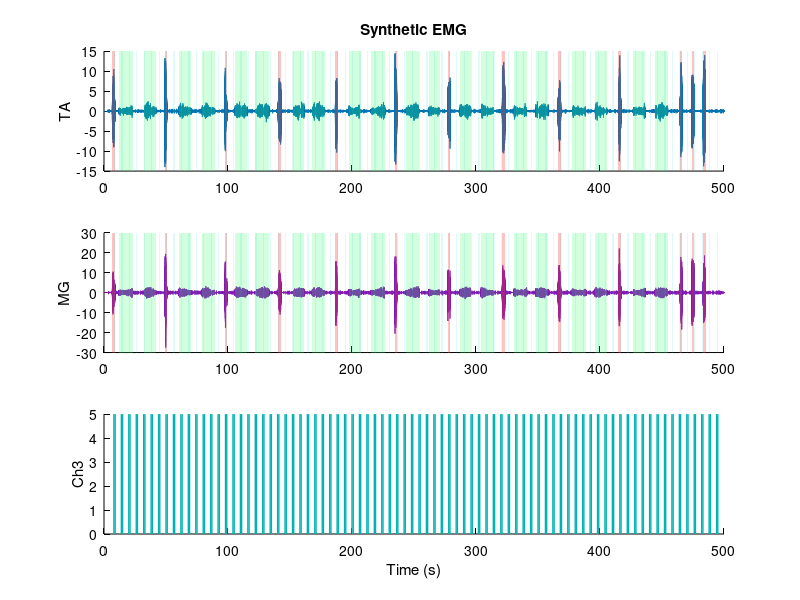

Here is the MATLAB script that generated this plot:
function S = generate_synthetic_emg(varargin)
% generate_synthetic_emg
%
% More realistic synthetic 3-channel EMG generator tuned to resemble
% the first 60 s of your real file:
%   - TA quieter than MG at baseline
%   - colored baseline + slow drift + occasional motor-unit spikes
%   - gait is irregular, not perfectly periodic
%   - spasms are burst clusters, not smooth blocks
%   - Ch3 inhibition is smooth and mostly suppresses event drive rather
%     than scaling the entire raw trace abruptly
%   - MG gait bursts are longer, more sustained, lower-amplitude,
%     and the tail of MG overlaps with the onset of TA each cycle
%
% OUTPUT
%   S : struct with fields data__chan_1_rec_1, data__chan_2_rec_1,
%       data__chan_3_rec_1
%
% NAME-VALUE OPTIONS
%   'fs'                  : sampling frequency (default 10000)
%   'DurS'                : total recording duration in seconds (default 120)
%   'PreAcqS'             : silent pre-acquisition period in seconds (default 3)
%   'NoiseAmpTA'          : TA baseline noise scale (default 0.025)
%   'NoiseAmpMG'          : MG baseline noise scale (default 0.045)
%   'DriftAmpTA'          : slow drift amplitude TA (default 0.003)
%   'DriftAmpMG'          : slow drift amplitude MG (default 0.006)
%   'SpikeRateHzTA'       : random MUAP-like spike rate on TA (default 1.5)
%   'SpikeRateHzMG'       : random MUAP-like spike rate on MG (default 3.0)
%   'GaitBurstAmpTA'      : TA gait drive amplitude (default 0.55)
%   'GaitBurstAmpMG'      : MG gait drive amplitude (default 0.75)
%   'SpasmAmpTA'          : TA spasm drive amplitude (default 1.8)
%   'SpasmAmpMG'          : MG spasm drive amplitude (default 2.4)
%   'GaitCycleS'          : nominal gait cycle duration in seconds (default 0.45)
%   'GaitCycleJitter'     : relative cycle jitter (default 0.18)
%   'GaitBurstDutyPrcTA'  : TA active fraction per cycle — short/phasic (default 0.28)
%   'GaitBurstDutyPrcMG'  : MG active fraction per cycle — long/tonic (default 0.52)
%   'GaitMGOverlapFrac'   : fraction of cycle by which MG tail overlaps
%                           with TA onset of the next cycle (default 0.12)
%   'NGaitBouts'          : number of gait bouts (default 6)
%   'GaitBoutDurS'        : duration of each gait bout in seconds (default 5)
%   'NSpasms'             : number of spasms (default 2)
%   'SpasmDurS'           : nominal duration of each spasm in seconds (default 2.5)
%   'Ch3OnDurS'           : duration of each Ch3 ON pulse in seconds (default 2)
%   'Ch3OffDurS'          : duration of Ch3 OFF between pulses in seconds (default 5)
%   'Ch3Amplitude'        : Ch3 signal amplitude when ON (default 5)
%   'Ch3InhibitFrac'      : event-drive reduction during Ch3 ON (default 0.35)
%   'SavePath'            : path to save the .mat file (default 'synthetic_rec.mat';
%                           pass '' to skip saving)
%   'PlotResult'          : whether to plot the generated signal (default true)
%   'Seed'                : random seed for reproducibility (default 42)

p = inputParser;
p.addParameter('fs',                  10000, @isnumeric);
p.addParameter('DurS',                500,   @isnumeric);
p.addParameter('PreAcqS',             3,     @isnumeric);

p.addParameter('NoiseAmpTA',          0.025, @isnumeric);
p.addParameter('NoiseAmpMG',          0.045, @isnumeric);
p.addParameter('DriftAmpTA',          0.003, @isnumeric);
p.addParameter('DriftAmpMG',          0.006, @isnumeric);
p.addParameter('SpikeRateHzTA',       1.5,   @isnumeric);
p.addParameter('SpikeRateHzMG',       3.0,   @isnumeric);

p.addParameter('GaitBurstAmpTA',      0.55,  @isnumeric);
p.addParameter('GaitBurstAmpMG',      0.75,  @isnumeric);
p.addParameter('SpasmAmpTA',          1.8,   @isnumeric);
p.addParameter('SpasmAmpMG',          2.4,   @isnumeric);

p.addParameter('GaitCycleS',          0.45,  @isnumeric);
p.addParameter('GaitCycleJitter',     0.18,  @isnumeric);
% Separate duty fractions: TA is short/phasic, MG is long/tonic
p.addParameter('GaitBurstDutyPrcTA',  0.28,  @isnumeric);
p.addParameter('GaitBurstDutyPrcMG',  0.52,  @isnumeric);
% Fraction of one cycle that MG tail overlaps into TA of the next cycle
p.addParameter('GaitMGOverlapFrac',   0.12,  @isnumeric);

p.addParameter('NGaitBouts',          20,    @isnumeric);
p.addParameter('GaitBoutDurS',        10,    @isnumeric);
p.addParameter('NSpasms',             12,     @isnumeric);
p.addParameter('SpasmDurS',           2,   @isnumeric);

p.addParameter('Ch3OnDurS',           1,     @isnumeric);
p.addParameter('Ch3OffDurS',          5,     @isnumeric);
p.addParameter('Ch3Amplitude',        5,     @isnumeric);
p.addParameter('Ch3InhibitFrac',      0.6,   @isnumeric);

p.addParameter('SavePath',            'synthetic_rec.mat', @ischar);
p.addParameter('PlotResult',          true, @islogical);
p.addParameter('Seed',                29,    @isnumeric);
p.addParameter('ExtraSpasm',          true, @islogical);
p.parse(varargin{:});
opt = p.Results;

rng(opt.Seed);

fs = opt.fs;
N  = round(opt.DurS * fs);
t  = (0:N-1)' / fs;

fprintf('Generating synthetic EMG: %.0f s at %d Hz (%d samples)\n', opt.DurS, fs, N);

%% ================================================================
%  1. BASELINE: colored EMG hiss + slow drift + sparse MUAP-like spikes
%% ================================================================
Ch3 = zeros(N,1);

TA = make_baseline_channel(N, fs, opt.NoiseAmpTA, opt.DriftAmpTA, opt.SpikeRateHzTA);
MG = make_baseline_channel(N, fs, opt.NoiseAmpMG, opt.DriftAmpMG, opt.SpikeRateHzMG);

TA_base  = TA;
MG_base  = MG;
TA_drive = zeros(N,1);
MG_drive = zeros(N,1);

%% ================================================================
%  2. SCHEDULE EVENTS
%% ================================================================
pre_acq_samples = round(opt.PreAcqS * fs);
available_start = opt.PreAcqS + 1;
available_end   = opt.DurS - 2;

total_event_dur = opt.NGaitBouts * opt.GaitBoutDurS + opt.NSpasms * opt.SpasmDurS;
n_gaps          = opt.NGaitBouts + opt.NSpasms + 1;
available_time  = available_end - available_start;
gap_s           = max(2, (available_time - total_event_dur) / n_gaps);

events = struct('type', {}, 'start_s', {}, 'end_s', {});
cursor = available_start + gap_s;

n_gait   = opt.NGaitBouts;
n_spasms = opt.NSpasms;

event_types = {};
gi = 0; si = 0;
while gi < n_gait || si < n_spasms
    if gi < n_gait
        event_types{end+1} = 'gait'; gi = gi + 1; %#ok<AGROW>
    end
    if gi < n_gait
        event_types{end+1} = 'gait'; gi = gi + 1; %#ok<AGROW>
    end
    if si < n_spasms
        event_types{end+1} = 'spasm'; si = si + 1; %#ok<AGROW>
    end
end

for i = 1:numel(event_types)
    etype = event_types{i};
    if strcmp(etype, 'gait')
        dur = opt.GaitBoutDurS * (0.85 + 0.30*rand);
    else
        dur = opt.SpasmDurS * (0.75 + 0.50*rand);
    end

    if cursor + dur > available_end
        warning('Not enough time for all events. Stopping at event %d.', i);
        break;
    end

    events(end+1).type  = etype; %#ok<AGROW>
    events(end).start_s = cursor;
    events(end).end_s   = cursor + dur;
    cursor = cursor + dur + gap_s * (0.8 + 0.4*rand);
end

% ------------------------------------------------
% EXTRA SPASM: Ch3 turns ON halfway through it
% ------------------------------------------------
if opt.ExtraSpasm == true
    extra_spasm_dur    = opt.SpasmDurS * 1.2;
    extra_ch3_on_start = opt.PreAcqS + opt.Ch3OffDurS;
    extra_spasm_start  = extra_ch3_on_start - extra_spasm_dur/2;
    extra_spasm_end    = extra_spasm_start + extra_spasm_dur;

    if extra_spasm_start > opt.PreAcqS && extra_spasm_end < available_end
        events(end+1).type  = 'spasm';
        events(end).start_s = extra_spasm_start;
        events(end).end_s   = extra_spasm_end;
    end
end

[~, idx_sort] = sort([events.start_s]);
events = events(idx_sort);

fprintf('Scheduled %d events:\n', numel(events));
for i = 1:numel(events)
    fprintf('  [%s]  %.1f - %.1f s\n', events(i).type, events(i).start_s, events(i).end_s);
end

%% ================================================================
%  3. GROUND-TRUTH MASKS
%% ================================================================
is_gait_true  = false(N,1);
is_spasm_true = false(N,1);

%% ================================================================
%  4. INJECT IRREGULAR GAIT
%% ================================================================
for i = 1:numel(events)
    if ~strcmp(events(i).type, 'gait'), continue; end

    s0 = max(pre_acq_samples+1, round(events(i).start_s * fs));
    s1 = min(N, round(events(i).end_s * fs));

    is_gait_true(s0:s1) = true;

    [ta_add, mg_add] = inject_gait_bout( ...
        s1 - s0 + 1, fs, ...
        opt.GaitBurstAmpTA, opt.GaitBurstAmpMG, ...
        opt.GaitCycleS, opt.GaitCycleJitter, ...
        opt.GaitBurstDutyPrcTA, opt.GaitBurstDutyPrcMG, ...
        opt.GaitMGOverlapFrac);

    TA_drive(s0:s1) = TA_drive(s0:s1) + ta_add;
    MG_drive(s0:s1) = MG_drive(s0:s1) + mg_add;
end

%% ================================================================
%  5. INJECT SPASM CLUSTERS
%% ================================================================
for i = 1:numel(events)
    if ~strcmp(events(i).type, 'spasm'), continue; end

    s0 = max(pre_acq_samples+1, round(events(i).start_s * fs));
    s1 = min(N, round(events(i).end_s * fs));
    L  = s1 - s0 + 1;

    is_spasm_true(s0:s1) = true;

    [ta_add, mg_add] = inject_spasm_cluster(L, fs, opt.SpasmAmpTA, opt.SpasmAmpMG);

    TA_drive(s0:s1) = TA_drive(s0:s1) + ta_add;
    MG_drive(s0:s1) = MG_drive(s0:s1) + mg_add;
end

%% ================================================================
%  6. CH3 STIMULATION
%% ================================================================
ch3_on_samples  = round(opt.Ch3OnDurS  * fs);
ch3_off_samples = round(opt.Ch3OffDurS * fs);

is_ch3_on = false(N,1);
pos = pre_acq_samples + ch3_off_samples;

while pos + ch3_on_samples <= N
    on_end = min(N, pos + ch3_on_samples - 1);
    Ch3(pos:on_end) = opt.Ch3Amplitude;
    is_ch3_on(pos:on_end) = true;
    pos = on_end + 1 + ch3_off_samples;
end

gain = ones(N,1);
gain(is_ch3_on) = 1 - opt.Ch3InhibitFrac;

smooth_len = max(3, round(0.050 * fs));
gain = conv(gain, ones(smooth_len,1)/smooth_len, 'same');
gain = min(max(gain, 0), 1);

TA = TA_base + gain .* TA_drive;
MG = MG_base + gain .* MG_drive;

TA(is_ch3_on) = TA(is_ch3_on) * 0.97;
MG(is_ch3_on) = MG(is_ch3_on) * 0.95;

%% ================================================================
%  7. PRE-ACQUISITION SILENCE
%% ================================================================
TA(1:pre_acq_samples)  = opt.NoiseAmpTA * 0.02 * randn(pre_acq_samples,1);
MG(1:pre_acq_samples)  = opt.NoiseAmpMG * 0.02 * randn(pre_acq_samples,1);
Ch3(1:pre_acq_samples) = 0;

%% ================================================================
%  8. PACKAGE
%% ================================================================
S.data__chan_1_rec_1 = TA;
S.data__chan_2_rec_1 = MG;
S.data__chan_3_rec_1 = Ch3;

%% ================================================================
%  9. SAVE
%% ================================================================
if ~isempty(opt.SavePath)
    save(opt.SavePath, '-struct', 'S');
    fprintf('Saved synthetic recording to: %s\n', opt.SavePath);
end

%% ================================================================
% 10. GROUND TRUTH SUMMARY
%% ================================================================
fprintf('\n--- Ground truth ---\n');
fprintf('  Pre-acquisition : 0 - %.1f s\n', opt.PreAcqS);
fprintf('  Gait samples    : %d (%.1f s)\n', sum(is_gait_true),  sum(is_gait_true)/fs);
fprintf('  Spasm samples   : %d (%.1f s)\n', sum(is_spasm_true), sum(is_spasm_true)/fs);
fprintf('  Ch3 ON samples  : %d (%.1f s)\n', sum(is_ch3_on),     sum(is_ch3_on)/fs);
fprintf('  Ch3 ON x Gait  : %.1f s\n', sum(is_ch3_on & is_gait_true)/fs);
fprintf('  Ch3 ON x Spasm : %.1f s\n', sum(is_ch3_on & is_spasm_true)/fs);
fprintf('  Ch3 inhibition  : %.0f%% event-drive reduction\n', opt.Ch3InhibitFrac*100);

S.ground_truth.is_gait_true  = is_gait_true;
S.ground_truth.is_spasm_true = is_spasm_true;
S.ground_truth.is_ch3_on     = is_ch3_on;
S.ground_truth.t             = t;
S.ground_truth.events        = events;
S.ground_truth.gain          = gain;

%% ================================================================
% 11. PLOT
%% ================================================================
if opt.PlotResult
    % Replace this block in section 11:
    figure('Color','w','Name','Synthetic EMG','Position',[50 50 1400 650]);
    
    ax1 = subplot(3,1,1);
    hold(ax1,'on');
    set(ax1,'Color','w','XColor','k','YColor','k');
    plot(ax1, t, TA, 'Color',[0 0.45 0.7],'LineWidth',0.5);
    shade_regions(ax1, t, is_gait_true,  [0.2 1 0.4], 0.22);
    shade_regions(ax1, t, is_spasm_true, [1 0.2 0.2], 0.30);
    shade_regions(ax1, t, is_ch3_on,     [0 0.8 0.8], 0.12);
    ylabel(ax1,'TA','Color','k');
    title(ax1,'Synthetic EMG','Color','k');
    xlim(ax1,[0 opt.DurS]);
    
    ax2 = subplot(3,1,2);
    hold(ax2,'on');
    set(ax2,'Color','w','XColor','k','YColor','k');
    plot(ax2, t, MG, 'Color',[0.5 0.1 0.7],'LineWidth',0.5);
    shade_regions(ax2, t, is_gait_true,  [0.2 1 0.4], 0.22);
    shade_regions(ax2, t, is_spasm_true, [1 0.2 0.2], 0.30);
    shade_regions(ax2, t, is_ch3_on,     [0 0.8 0.8], 0.12);
    ylabel(ax2,'MG','Color','k');
    xlim(ax2,[0 opt.DurS]);
    
    ax3 = subplot(3,1,3);
    hold(ax3,'on');
    set(ax3,'Color','w','XColor','k','YColor','k');
    plot(ax3, t, Ch3, 'Color',[0 0.7 0.7],'LineWidth',1);
    ylabel(ax3,'Ch3','Color','k');
    xlabel(ax3,'Time (s)','Color','k');
    xlim(ax3,[0 opt.DurS]);

    linkaxes([ax1 ax2 ax3],'x');
end

end

%% ================================================================
% LOCAL HELPERS
%% ================================================================

function x = make_baseline_channel(N, fs, noise_amp, drift_amp, spike_rate_hz)
raw1 = randn(N,1);
[b1,a1] = butter(4, [70 900]/(fs/2), 'bandpass');
hiss = filtfilt(b1, a1, raw1);
hiss = hiss / (std(hiss) + eps);

raw2 = randn(N,1);
[b2,a2] = butter(2, [5 40]/(fs/2), 'bandpass');
drift = filtfilt(b2, a2, raw2);
drift = drift / (std(drift) + eps);

x = noise_amp * hiss + drift_amp * drift;

n_spikes = poissrnd(spike_rate_hz * (N/fs));
for k = 1:n_spikes
    c  = randi([1 N]);
    L  = max(8, round(fs*(0.002 + 0.004*rand)));
    s0 = max(1, c-floor(L/2));
    s1 = min(N, s0+L-1);
    wav = motor_unit_waveform(s1-s0+1);
    amp = noise_amp * (2 + 6*rand);
    x(s0:s1) = x(s0:s1) + amp * wav;
end
end

% ----------------------------------------------------------------
function [ta, mg] = inject_gait_bout(L, fs, amp_ta, amp_mg, cycle_s, cycle_jitter, duty_ta, duty_mg, overlap_frac)

ta = zeros(L,1);
mg = zeros(L,1);

mod_t     = linspace(0,1,L)';
bout_gain = 0.8 + 0.3*sin(2*pi*(0.4 + 0.3*rand)*mod_t + 2*pi*rand);
bout_gain = max(0.5, bout_gain);

pos = 1;
while pos < L
    % --- cycle timing ---
    cyc  = cycle_s * (1 + cycle_jitter*randn);
    cyc  = max(0.28, min(0.75, cyc));
    cycN = max(1, round(cyc * fs));

    % MG: stance phase — long tonic burst, flat-top envelope, tight amplitude
    dur_mg = max(10, round(cycN * duty_mg * (0.90 + 0.20*rand)));

    % TA: swing phase — starts near end of MG with a short overlap
    ta_offset = max(5, round(dur_mg - cycN * overlap_frac * (0.8 + 0.4*rand)));
    dur_ta    = max(10, round(cycN * duty_ta * (0.8 + 0.4*rand)));

    mg_s = pos;
    mg_e = min(L, mg_s + dur_mg - 1);

    ta_s = min(L, pos + ta_offset);
    ta_e = min(L, ta_s + dur_ta - 1);

    % --- MG burst: flat-top sustained envelope, tight amplitude ---
    if mg_s <= L
        env = sustained_envelope(mg_e - mg_s + 1);
        nse = emg_packet_noise(mg_e - mg_s + 1, fs);
        a   = amp_mg * (0.85 + 0.25*rand);
        mg(mg_s:mg_e) = mg(mg_s:mg_e) + a * env .* nse;
    end

    % --- TA burst: peaked envelope, wider amplitude swing ---
    if ta_s <= L
        env = packet_envelope(ta_e - ta_s + 1);
        nse = emg_packet_noise(ta_e - ta_s + 1, fs);
        a   = amp_ta * (0.7 + 0.8*rand);
        ta(ta_s:ta_e) = ta(ta_s:ta_e) + a * env .* nse;
    end

    % occasional co-contraction packet
    if rand < 0.22
        cc_s = min(L, pos + round(0.15*cycN));
        cc_e = min(L, cc_s + round((0.05 + 0.06*rand)*fs));
        if cc_s < cc_e
            env = packet_envelope(cc_e - cc_s + 1);
            ta(cc_s:cc_e) = ta(cc_s:cc_e) + 0.25*amp_ta * env .* emg_packet_noise(cc_e-cc_s+1, fs);
            mg(cc_s:cc_e) = mg(cc_s:cc_e) + 0.25*amp_mg * env .* emg_packet_noise(cc_e-cc_s+1, fs);
        end
    end

    pos = pos + cycN;
end

ta = ta .* bout_gain;
mg = mg .* bout_gain;
end
% ----------------------------------------------------------------
function [ta, mg] = inject_spasm_cluster(L, fs, amp_ta, amp_mg)
ta = zeros(L,1);
mg = zeros(L,1);

n_packets = randi([6 10]);
centers = round(linspace(round(0.12*L), round(0.88*L), n_packets)' + 0.05*L*randn(n_packets,1));
centers = min(max(centers,1),L);
centers = sort(centers);

for i = 1:n_packets
    dur  = round(fs * (0.25 + 0.45*rand));
    s0   = max(1, centers(i) - floor(dur/2));
    s1   = min(L, s0 + dur - 1);
    dur2 = s1 - s0 + 1;
    env  = spasm_packet_envelope(dur2);
    ta(s0:s1) = ta(s0:s1) + amp_ta * (0.7 + 0.8*rand) * env .* emg_packet_noise(dur2, fs);
    mg(s0:s1) = mg(s0:s1) + amp_mg * (0.7 + 0.8*rand) * env .* emg_packet_noise(dur2, fs);
end

global_env = spasm_packet_envelope(L);
ta = ta + 0.35 * amp_ta * global_env .* emg_packet_noise(L, fs);
mg = mg + 0.35 * amp_mg * global_env .* emg_packet_noise(L, fs);

lf = randn(L,1);
[b,a] = butter(2, [2 12]/(fs/2), 'bandpass');
lf  = filtfilt(b,a,lf);
lf  = lf / (std(lf)+eps);
mod = max(0.4, 1 + 0.20*lf);
ta  = ta .* mod;
mg  = mg .* mod;
end

% ----------------------------------------------------------------
function env = packet_envelope(L)
% Sinusoidal (phasic) — TA gait bursts and short events
x = linspace(0,1,L)';
env = sin(pi*x).^1.2;
end

% ----------------------------------------------------------------
function env = sustained_envelope(L)
% Trapezoidal (tonic) — MG gait bursts.
% Fast rise, sustained plateau with mild ripple, slow fall whose tail
% bleeds into the next TA onset to create realistic overlap.
rise_frac = 0.12;   % quick ramp up
fall_frac  = 0.25;  % slow taper (this is the overlap tail)
r = max(2, round(rise_frac * L));
f = max(2, round(fall_frac * L));
p = max(1, L - r - f);

plateau = ones(p,1);
% Subtle amplitude ripple on the plateau
plateau = plateau + 0.08 * sin(linspace(0, 2*pi*(1+rand), p)');

env = [linspace(0, 1, r)'; plateau; linspace(1, 0, f)'];
env = max(0, env(1:L));
end

% ----------------------------------------------------------------
function env = spasm_packet_envelope(L)
r = max(2, round(0.15*L));
f = max(2, round(0.20*L));
p = max(1, L-r-f);
env = [linspace(0,1,r)'; ones(p,1); linspace(1,0,f)'];
env = env(1:L);
end


% ----------------------------------------------------------------
function n = emg_packet_noise(L, fs)
raw = randn(L,1);
if L < 25
    n = raw / (std(raw) + eps);
    return;
end
[b,a] = butter(4, [80 700]/(fs/2), 'bandpass');
n = filtfilt(b,a,raw);
n = n / (std(n) + eps);
end

% ----------------------------------------------------------------
function w = motor_unit_waveform(L)
x = linspace(-1,1,L)';
w = exp(-18*x.^2) .* sin(2*pi*(1.2 + 0.8*rand)*x);
w = w / (std(w)+eps);
end

function shade_regions(ax, t, mask, color, alpha)
if ~any(mask), return; end
d = diff([false; mask(:); false]);
starts = find(d ==  1);
ends   = find(d == -1) - 1;
yl = ylim(ax);
for k = 1:numel(starts)
    x0 = t(starts(k));
    x1 = t(ends(k));
    patch(ax, [x0 x1 x1 x0], [yl(1) yl(1) yl(2) yl(2)], ...
        color, 'FaceAlpha', alpha, 'EdgeColor', 'none', ...
        'HandleVisibility', 'off');
end
end
